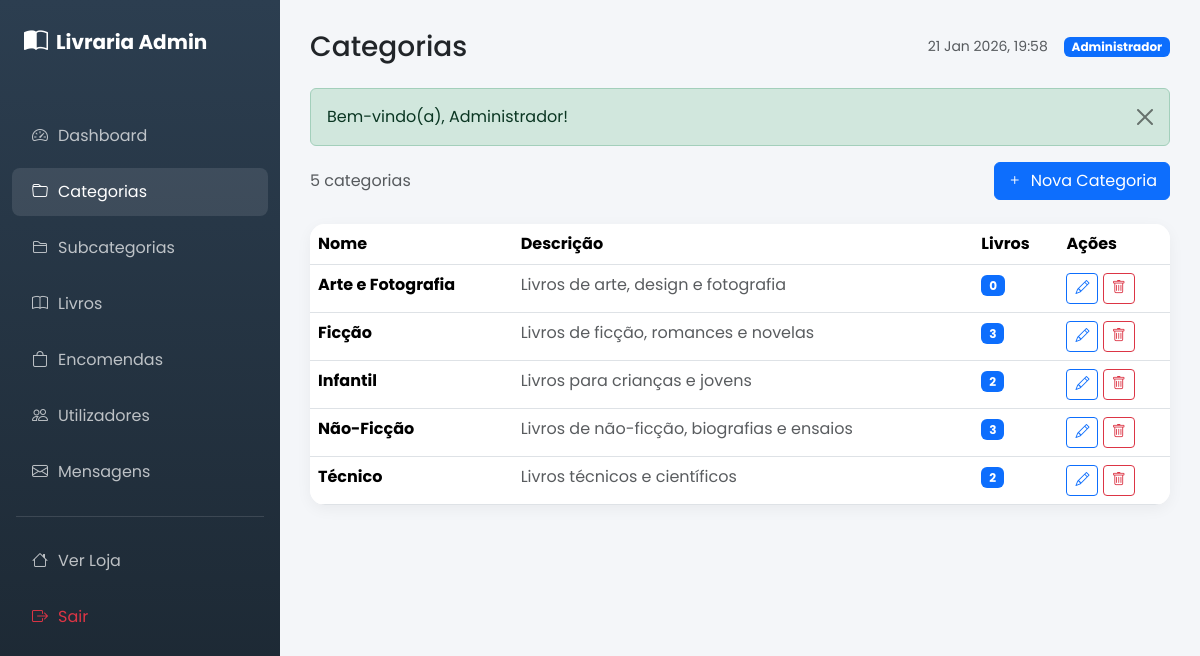
Screenshot of /admin/categories.php (signed in) with the database file from the repository.
### tables this page shows
CREATE TABLE IF NOT EXISTS categories (
    id INT AUTO_INCREMENT PRIMARY KEY,
    name VARCHAR(100) NOT NULL,
    description TEXT,
    created_at DATETIME DEFAULT CURRENT_TIMESTAMP
);

### admin/categories.php (the view, shortened to what this page needs)
<?php
require_once '../includes/functions.php';
require_once 'includes/header.php';
$categories = $db->query("SELECT c.*, COUNT(b.id) as book_count FROM categories c LEFT JOIN books b ON c.id = b.category_id GROUP BY c.id ORDER BY c.name")->fetchAll();
?>
<div class="d-flex justify-content-between align-items-center mb-4">
    <p class="text-muted mb-0"><?php echo count($categories); ?> categorias</p>
    <button class="btn btn-primary" data-bs-toggle="modal" data-bs-target="#addModal"><i
            class="bi bi-plus me-2"></i>Nova Categoria</button>
</div>
<div class="table-card">
    <div class="table-responsive">
        <table class="table table-hover mb-0">
            <thead>
                <tr>
                    <th>Nome</th>
                    <th>Descrição</th>
                    <th>Livros</th>
                    <th>Ações</th>
                </tr>
            </thead>
            <tbody>
                <?php foreach ($categories as $cat): ?>
                    <tr>
                        <td><strong><?php echo htmlspecialchars($cat['name']); ?></strong></td>
                        <td class="text-muted"><?php echo htmlspecialchars(truncateText($cat['description'], 50)); ?></td>
                        <td><span class="badge bg-primary"><?php echo $cat['book_count']; ?></span></td>
                        <td>
                            <button class="btn btn-sm btn-outline-primary"
                                onclick="editCategory(<?php echo htmlspecialchars(json_encode($cat)); ?>)"><i
                                    class="bi bi-pencil"></i></button>
                            <form method="POST" class="d-inline" onsubmit="return confirm('Eliminar esta categoria?')">
                                <button type="submit" class="btn btn-sm btn-outline-danger"><i
                                        class="bi bi-trash"></i></button>
                            </form>
                        </td>
                    </tr>
                <?php endforeach; ?>
            </tbody>
        </table>
    </div>
</div>
<?php require_once 'includes/footer.php'; ?>

### admin/includes/header.php (style rules this page uses)
body { font-family: 'Poppins', sans-serif; background: #f4f6f9; }
.table-card { background: white; border-radius: 15px; box-shadow: 0 4px 15px rgba(0, 0, 0, 0.05); overflow: hidden; }

### rows the page displays
categories: name "Arte e Fotografia", description "Livros de arte, design e fotografia", book_count "0"
categories: name "Ficção", description "Livros de ficção, romances e novelas", book_count "3"
categories: name "Infantil", description "Livros para crianças e jovens", book_count "2"
categories: name "Não-Ficção", description "Livros de não-ficção, biografias e ensaios", book_count "3"
categories: name "Técnico", description "Livros técnicos e científicos", book_count "2"

### other values shown
$pageTitle "Categorias"
$_SESSION['user_name'] "Administrador"
$message "Bem-vindo(a), Administrador!"
count($categories) "5"
